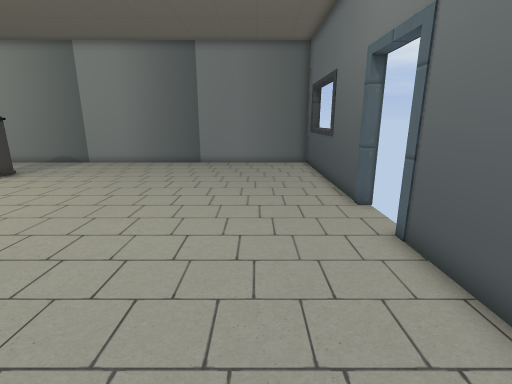
View 1 (above)

18 first-person views from a walk through a Godot game level. The camera is 1.4 m above the floor, tilts 14° down and sees 85° across. Doors that lead somewhere are drawn open, without their leaves. The floor is counted in squares, 0.5 m on a side. Each view is taken from the middle of a square. On the plan, view 1 faces up. The plan holds only what a view shows up to about 19 squares ahead; the rest is blank. The place goes on beyond the plan. Characters and animated objects are not drawn. Some surface patterns are stand-ins.

View 2
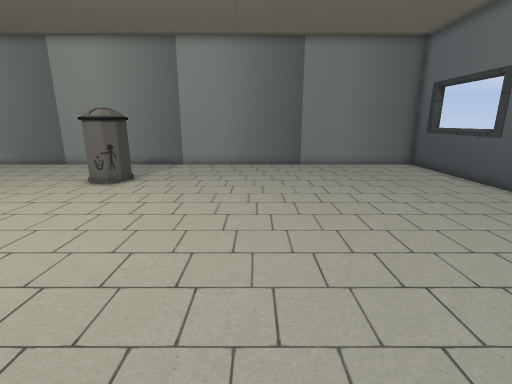

View 3
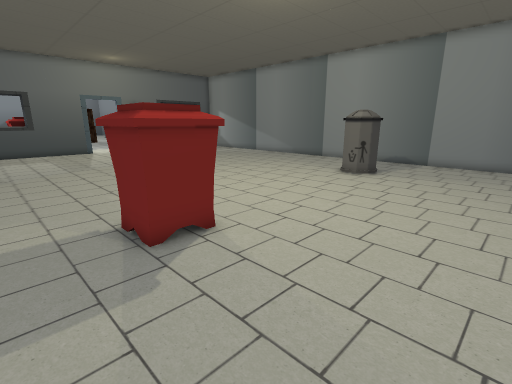

View 4
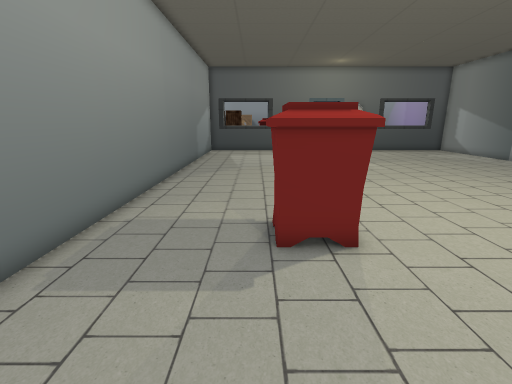

View 5
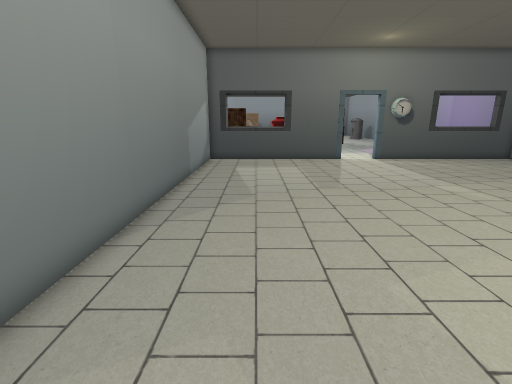

View 6
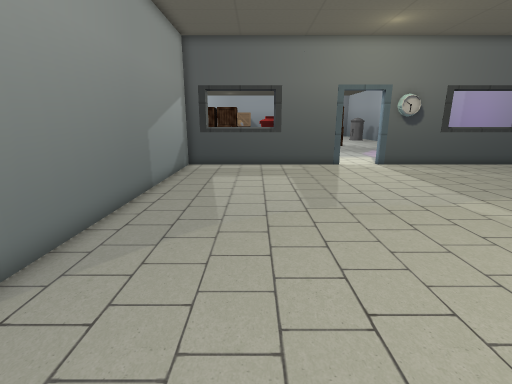

View 7
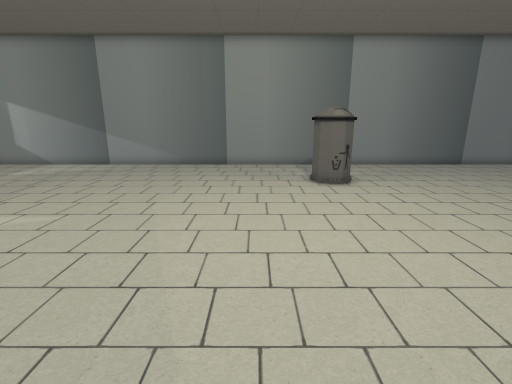

View 8
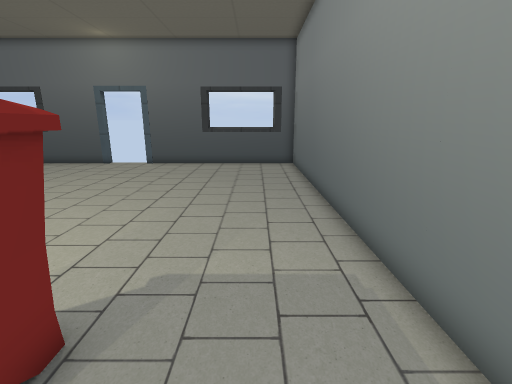

View 9
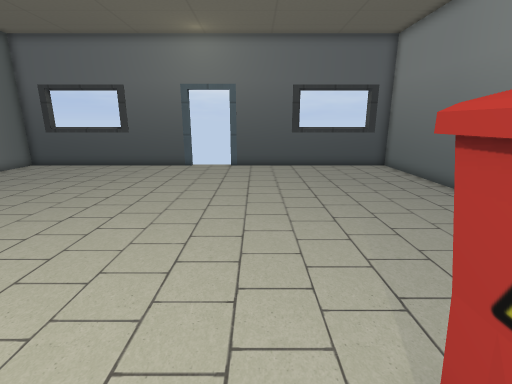

View 10
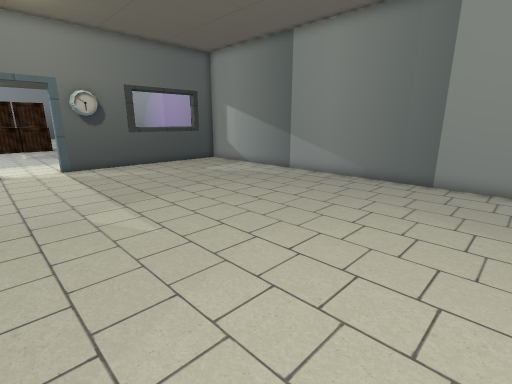

View 11
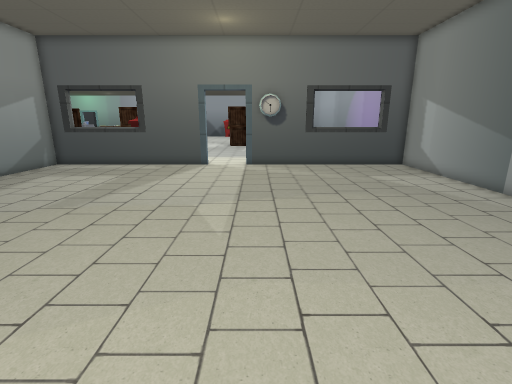

View 12
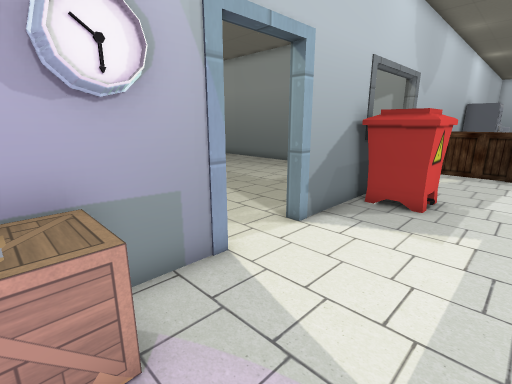

View 13
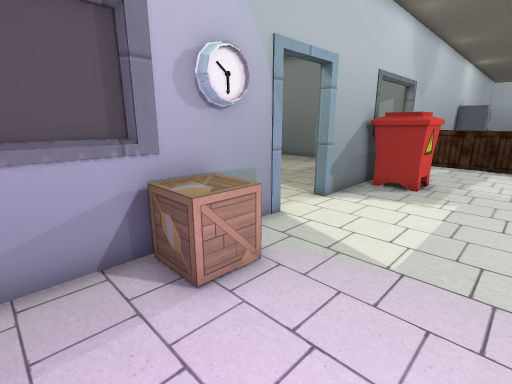

View 14
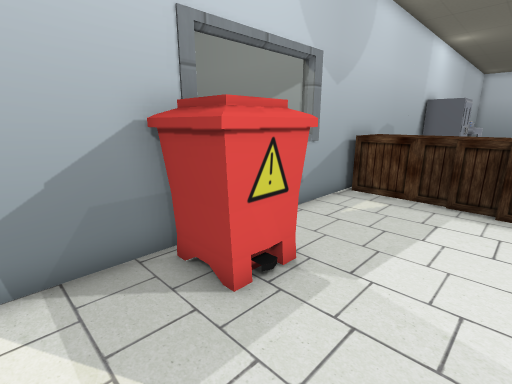

View 15
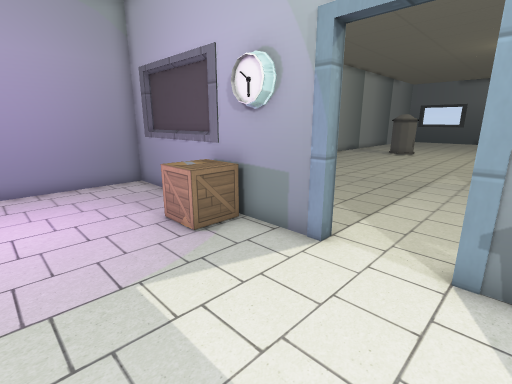

View 16
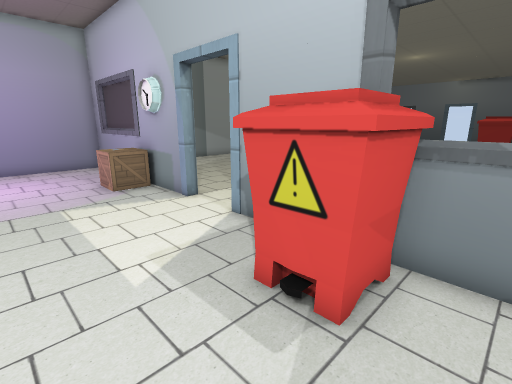

View 17
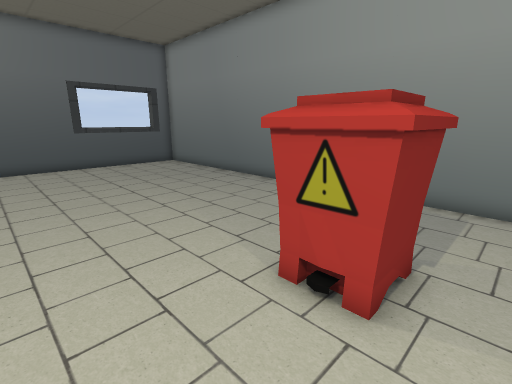

View 18
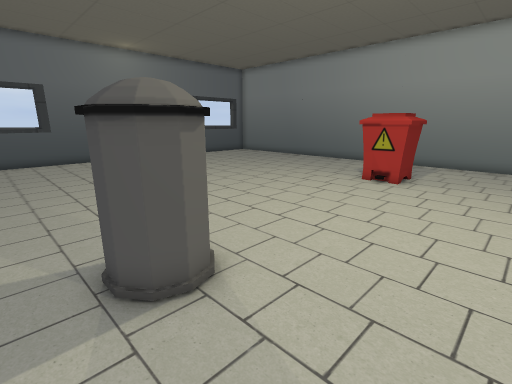

### Floor plan
Points are (right, up) in squares from view 1. A wall is a line through its corners. A room is listed if a view was taken in it or the views show most of it. See-through windows are left out.
Room 1 (views 1, 2, 3, 4, 5, 6, 7, 8, 9, 10, 11, 12, 13, 14, 15, 16, 17, 18)
walls: (-36, 14.5) (-36, 9.3) (-36.4, 9.3) (-36.4, 14.6); (-36.4, -0.1) (-36.4, 6.7) (-36, 6.7) (-36, -3.6) (3.6, -3.6) (3.6, 6.8); (-36.4, 17.4) (-36.4, 19.6) (-41.6, 19.6); (3.6, 9.3) (3.6, 20) (-36, 20) (-36, 17.4); (-36.4, -10.5) (-36.4, -1.6)
ways out: open door at (4, 8)
objects: crate (-42, -6) to (-42, -4); crate (-41, -7) to (-40, -5); crate (-40, -7) to (-39, -5); bin (-39, 1) to (-37, 4); crate (-38, -7) to (-37, -5); box (-38, 12) to (-37, 14); clock (-37, 11) to (-37, 12); bin (-15, 1) to (-13, 4); bin (-15, 14) to (-13, 16)

Positions as (right, up) in squares from view 1, and headings:
1: (0, 0), facing up
2: (-7, 1), facing up
3: (-7, -1), facing up-left
4: (-7, 1), facing left
5: (-14, 0), facing left
6: (-17, 1), facing left
7: (-18, 1), facing up
8: (-16, -1), facing right
9: (-15, 5), facing right
10: (-17, 6), facing up-left
11: (-17, 10), facing left
12: (-41, 13), facing down-right
13: (-42, 16), facing down-right
14: (-42, 6), facing down-right
15: (-42, 6), facing up-right
16: (-42, 0), facing up-right
17: (-16, 7), facing down-right
18: (-19, 17), facing down-right
